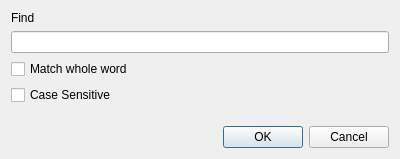
<?xml version="1.0" encoding="UTF-8"?>
<ui version="4.0">
 <class>FindDialog</class>
 <widget class="QDialog" name="FindDialog">
  <property name="geometry">
   <rect>
    <x>0</x>
    <y>0</y>
    <width>400</width>
    <height>159</height>
   </rect>
  </property>
  <property name="windowTitle">
   <string>Dialog</string>
  </property>
  <layout class="QVBoxLayout" name="verticalLayout">
   <item>
    <widget class="QLabel" name="label">
     <property name="text">
      <string>Find</string>
     </property>
    </widget>
   </item>
   <item>
    <widget class="QLineEdit" name="lineEdit"/>
   </item>
   <item>
    <widget class="QCheckBox" name="checkWholeWord">
     <property name="text">
      <string>Match whole word</string>
     </property>
    </widget>
   </item>
   <item>
    <widget class="QCheckBox" name="checkSensitive">
     <property name="text">
      <string>Case Sensitive</string>
     </property>
    </widget>
   </item>
   <item>
    <spacer name="verticalSpacer">
     <property name="orientation">
      <enum>Qt::Vertical</enum>
     </property>
     <property name="sizeHint" stdset="0">
      <size>
       <width>20</width>
       <height>40</height>
      </size>
     </property>
    </spacer>
   </item>
   <item>
    <widget class="QDialogButtonBox" name="buttonBox">
     <property name="orientation">
      <enum>Qt::Horizontal</enum>
     </property>
     <property name="standardButtons">
      <set>QDialogButtonBox::Cancel|QDialogButtonBox::Ok</set>
     </property>
    </widget>
   </item>
  </layout>
 </widget>
 <resources/>
 <connections>
  <connection>
   <sender>buttonBox</sender>
   <signal>accepted()</signal>
   <receiver>FindDialog</receiver>
   <slot>accept()</slot>
   <hints>
    <hint type="sourcelabel">
     <x>248</x>
     <y>254</y>
    </hint>
    <hint type="destinationlabel">
     <x>157</x>
     <y>274</y>
    </hint>
   </hints>
  </connection>
  <connection>
   <sender>buttonBox</sender>
   <signal>rejected()</signal>
   <receiver>FindDialog</receiver>
   <slot>reject()</slot>
   <hints>
    <hint type="sourcelabel">
     <x>316</x>
     <y>260</y>
    </hint>
    <hint type="destinationlabel">
     <x>286</x>
     <y>274</y>
    </hint>
   </hints>
  </connection>
 </connections>
</ui>
